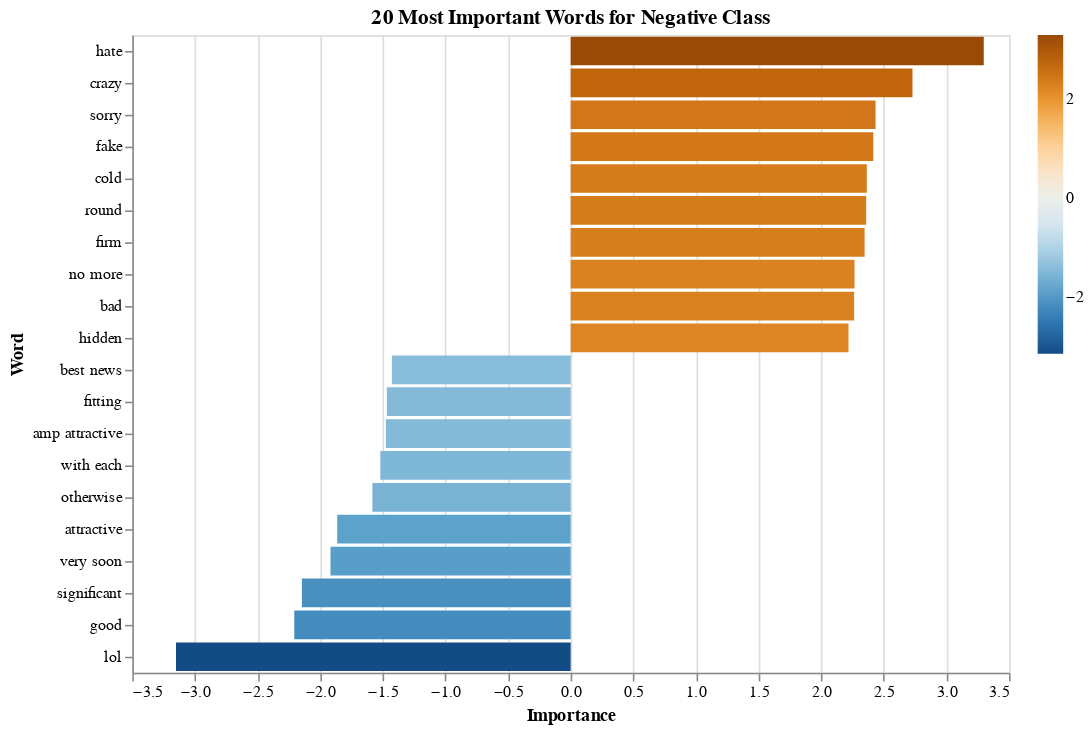

The cell this chart's notebook holds for it:
### Code cell
# Chart of negative importances
negative_importance = headsandtails(negative_coefficients.sort_values('coefs'))

negative_importance_chart = alt.Chart(
    negative_importance,
    title='20 Most Important Words for Negative Class'
).mark_bar().encode(
    x=alt.X('coefs', title = 'Importance', sort = None),
    y=alt.Y(
        'features',
        title = 'Word',
        sort=alt.EncodingSortField(
            field="coefs",  # The field to use for the sort
            order="descending"  # The order to sort in
        )
    ),
    color=alt.Color('coefs', title=None, scale=alt.Scale(scheme="blueorange")),
    tooltip=[
        alt.Tooltip('coefs', title='Importance'),
    ]
).properties(width=550)

negative_importance_chart

### Figure 1 — Vega-Lite specification as saved in the notebook (floating-point values rounded to 4 significant figures)
{"config": {"view": {"continuousWidth": 400, "continuousHeight": 300}}, "data": {"name": "data-ccace2d28e2ba9a3f24767cd42f16fb9"}, "mark": "bar", "encoding": {"color": {"type": "quantitative", "field": "coefs", "scale": {"scheme": "blueorange"}, "title": null}, "tooltip": [{"type": "quantitative", "field": "coefs", "title": "Importance"}], "x": {"type": "quantitative", "field": "coefs", "sort": null, "title": "Importance"}, "y": {"type": "nominal", "field": "features", "sort": {"field": "coefs", "order": "descending"}, "title": "Word"}}, "title": "20 Most Important Words for Negative Class", "width": 550, "$schema": "https://vega.github.io/schema/vega-lite/v4.8.1.json", "datasets": {"data-ccace2d28e2ba9a3f24767cd42f16fb9": [{"features": "lol", "coefs": -3.151}, {"features": "good", "coefs": -2.207}, {"features": "significant", "coefs": -2.146}, {"features": "very soon", "coefs": -1.918}, {"features": "attractive", "coefs": -1.864}, {"features": "otherwise", "coefs": -1.583}, {"features": "with each", "coefs": -1.52}, {"features": "amp attractive", "coefs": -1.476}, {"features": "fitting", "coefs": -1.467}, {"features": "best news", "coefs": -1.427}, {"features": "hidden", "coefs": 2.218}, {"features": "bad", "coefs": 2.263}, {"features": "no more", "coefs": 2.267}, {"features": "firm", "coefs": 2.347}, {"features": "round", "coefs": 2.36}, {"features": "cold", "coefs": 2.365}, {"features": "fake", "coefs": 2.416}, {"features": "sorry", "coefs": 2.434}, {"features": "crazy", "coefs": 2.729}, {"features": "hate", "coefs": 3.298}]}}
